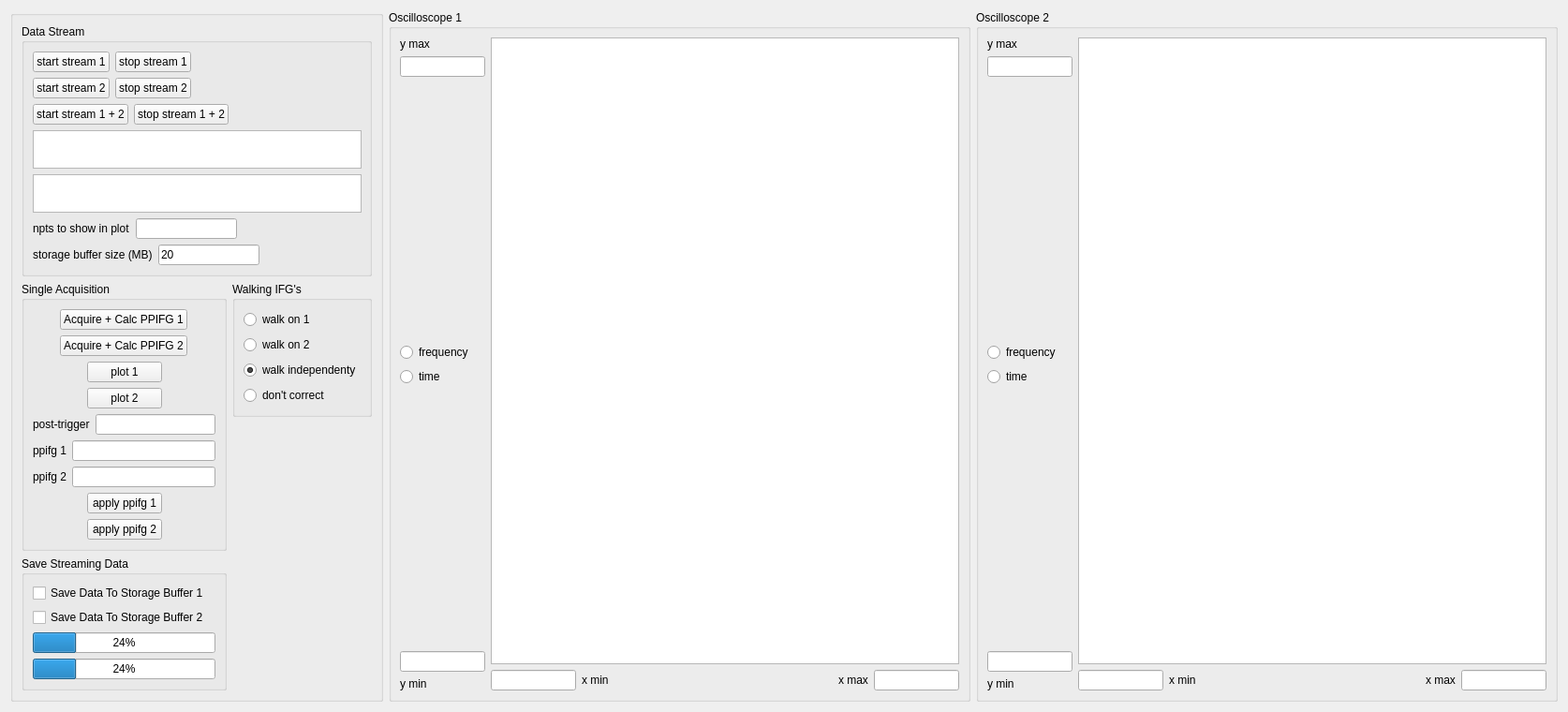
      <widget class="QWidget" name="tab">
       <attribute name="title">
        <string>Oscilloscope</string>
       </attribute>
       <layout class="QGridLayout" name="gridLayout_2">
        <item row="0" column="0">
         <widget class="QGroupBox" name="groupBox_5">
          <property name="maximumSize">
           <size>
            <width>398</width>
            <height>742</height>
           </size>
          </property>
          <property name="title">
           <string/>
          </property>
          <layout class="QGridLayout" name="gridLayout">
           <item row="0" column="0" colspan="2">
            <widget class="QGroupBox" name="groupBox_3">
             <property name="title">
              <string>Data Stream</string>
             </property>
             <layout class="QVBoxLayout" name="verticalLayout_4">
              <item>
               <layout class="QVBoxLayout" name="verticalLayout_3">
                <item>
                 <layout class="QHBoxLayout" name="horizontalLayout_4">
                  <item>
                   <widget class="QPushButton" name="btn_start_stream">
                    <property name="text">
                     <string>start stream 1</string>
                    </property>
                   </widget>
                  </item>
                  <item>
                   <widget class="QPushButton" name="btn_stop_stream">
                    <property name="text">
                     <string>stop stream 1</string>
                    </property>
                   </widget>
                  </item>
                  <item>
                   <spacer name="horizontalSpacer_6">
                    <property name="orientation">
                     <enum>Qt::Horizontal</enum>
                    </property>
                    <property name="sizeHint" stdset="0">
                     <size>
                      <width>40</width>
                      <height>20</height>
                     </size>
                    </property>
                   </spacer>
                  </item>
                 </layout>
                </item>
                <item>
                 <layout class="QHBoxLayout" name="horizontalLayout_16">
                  <item>
                   <widget class="QPushButton" name="btn_start_stream_2">
                    <property name="text">
                     <string>start stream 2</string>
                    </property>
                   </widget>
                  </item>
                  <item>
                   <widget class="QPushButton" name="btn_stop_stream_2">
                    <property name="text">
                     <string>stop stream 2</string>
                    </property>
                   </widget>
                  </item>
                  <item>
                   <spacer name="horizontalSpacer_14">
                    <property name="orientation">
                     <enum>Qt::Horizontal</enum>
                    </property>
                    <property name="sizeHint" stdset="0">
                     <size>
                      <width>40</width>
                      <height>20</height>
                     </size>
                    </property>
                   </spacer>
                  </item>
                 </layout>
                </item>
                <item>
                 <layout class="QHBoxLayout" name="horizontalLayout_17">
                  <item>
                   <widget class="QPushButton" name="btn_start_stream_3">
                    <property name="text">
                     <string>start stream 1 + 2</string>
                    </property>
                   </widget>
                  </item>
                  <item>
                   <widget class="QPushButton" name="btn_stop_stream_3">
                    <property name="text">
                     <string>stop stream 1 + 2</string>
                    </property>
                   </widget>
                  </item>
                  <item>
                   <spacer name="horizontalSpacer_15">
                    <property name="orientation">
                     <enum>Qt::Horizontal</enum>
                    </property>
                    <property name="sizeHint" stdset="0">
                     <size>
                      <width>40</width>
                      <height>20</height>
                     </size>
                    </property>
                   </spacer>
                  </item>
                 </layout>
                </item>
                <item>
                 <widget class="QTextBrowser" name="txtbws_stream_rate">
                  <property name="minimumSize">
                   <size>
                    <width>351</width>
                    <height>41</height>
                   </size>
                  </property>
                  <property name="maximumSize">
                   <size>
                    <width>351</width>
                    <height>41</height>
                   </size>
                  </property>
                 </widget>
                </item>
                <item>
                 <widget class="QTextBrowser" name="txtbws_stream_rate_2">
                  <property name="minimumSize">
                   <size>
                    <width>351</width>
                    <height>41</height>
                   </size>
                  </property>
                  <property name="maximumSize">
                   <size>
                    <width>351</width>
                    <height>41</height>
                   </size>
                  </property>
                 </widget>
                </item>
               </layout>
              </item>
              <item>
               <layout class="QHBoxLayout" name="horizontalLayout_7">
                <item>
                 <layout class="QFormLayout" name="formLayout">
                  <item row="0" column="0">
                   <widget class="QLabel" name="label_2">
                    <property name="text">
                     <string>npts to show in plot</string>
                    </property>
                   </widget>
                  </item>
                  <item row="0" column="1">
                   <widget class="QLineEdit" name="le_npts_to_plot"/>
                  </item>
                 </layout>
                </item>
                <item>
                 <spacer name="horizontalSpacer_7">
                  <property name="orientation">
                   <enum>Qt::Horizontal</enum>
                  </property>
                  <property name="sizeHint" stdset="0">
                   <size>
                    <width>40</width>
                    <height>20</height>
                   </size>
                  </property>
                 </spacer>
                </item>
               </layout>
              </item>
              <item>
               <layout class="QHBoxLayout" name="horizontalLayout_5">
                <item>
                 <layout class="QFormLayout" name="formLayout_2">
                  <item row="0" column="0">
                   <widget class="QLabel" name="label_4">
                    <property name="text">
                     <string>storage buffer size (MB)</string>
                    </property>
                   </widget>
                  </item>
                  <item row="0" column="1">
                   <widget class="QLineEdit" name="le_buffer_size_MB">
                    <property name="text">
                     <string>20</string>
                    </property>
                   </widget>
                  </item>
                 </layout>
                </item>
                <item>
                 <spacer name="horizontalSpacer_8">
                  <property name="orientation">
                   <enum>Qt::Horizontal</enum>
                  </property>
                  <property name="sizeHint" stdset="0">
                   <size>
                    <width>40</width>
                    <height>20</height>
                   </size>
                  </property>
                 </spacer>
                </item>
               </layout>
              </item>
             </layout>
            </widget>
           </item>
           <item row="1" column="0" rowspan="2">
            <widget class="QGroupBox" name="groupBox_2">
             <property name="title">
              <string>Single Acquisition</string>
             </property>
             <layout class="QVBoxLayout" name="verticalLayout">
              <item>
               <layout class="QHBoxLayout" name="horizontalLayout_2">
                <item>
                 <spacer name="horizontalSpacer_3">
                  <property name="orientation">
                   <enum>Qt::Horizontal</enum>
                  </property>
                  <property name="sizeHint" stdset="0">
                   <size>
                    <width>40</width>
                    <height>20</height>
                   </size>
                  </property>
                 </spacer>
                </item>
                <item>
                 <widget class="QPushButton" name="btn_single_acquire">
                  <property name="text">
                   <string>Acquire + Calc PPIFG 1</string>
                  </property>
                 </widget>
                </item>
                <item>
                 <spacer name="horizontalSpacer_2">
                  <property name="orientation">
                   <enum>Qt::Horizontal</enum>
                  </property>
                  <property name="sizeHint" stdset="0">
                   <size>
                    <width>40</width>
                    <height>20</height>
                   </size>
                  </property>
                 </spacer>
                </item>
               </layout>
              </item>
              <item>
               <layout class="QHBoxLayout" name="horizontalLayout_18">
                <item>
                 <spacer name="horizontalSpacer_9">
                  <property name="orientation">
                   <enum>Qt::Horizontal</enum>
                  </property>
                  <property name="sizeHint" stdset="0">
                   <size>
                    <width>40</width>
                    <height>20</height>
                   </size>
                  </property>
                 </spacer>
                </item>
                <item>
                 <widget class="QPushButton" name="btn_single_acquire_2">
                  <property name="text">
                   <string>Acquire + Calc PPIFG 2</string>
                  </property>
                 </widget>
                </item>
                <item>
                 <spacer name="horizontalSpacer_17">
                  <property name="orientation">
                   <enum>Qt::Horizontal</enum>
                  </property>
                  <property name="sizeHint" stdset="0">
                   <size>
                    <width>40</width>
                    <height>20</height>
                   </size>
                  </property>
                 </spacer>
                </item>
               </layout>
              </item>
              <item>
               <layout class="QHBoxLayout" name="horizontalLayout_14">
                <item>
                 <spacer name="horizontalSpacer_12">
                  <property name="orientation">
                   <enum>Qt::Horizontal</enum>
                  </property>
                  <property name="sizeHint" stdset="0">
                   <size>
                    <width>40</width>
                    <height>20</height>
                   </size>
                  </property>
                 </spacer>
                </item>
                <item>
                 <widget class="QPushButton" name="btn_plot">
                  <property name="text">
                   <string>plot 1</string>
                  </property>
                 </widget>
                </item>
                <item>
                 <spacer name="horizontalSpacer_13">
                  <property name="orientation">
                   <enum>Qt::Horizontal</enum>
                  </property>
                  <property name="sizeHint" stdset="0">
                   <size>
                    <width>40</width>
                    <height>20</height>
                   </size>
                  </property>
                 </spacer>
                </item>
               </layout>
              </item>
              <item>
               <layout class="QHBoxLayout" name="horizontalLayout_19">
                <item>
                 <spacer name="horizontalSpacer_18">
                  <property name="orientation">
                   <enum>Qt::Horizontal</enum>
                  </property>
                  <property name="sizeHint" stdset="0">
                   <size>
                    <width>40</width>
                    <height>20</height>
                   </size>
                  </property>
                 </spacer>
                </item>
                <item>
                 <widget class="QPushButton" name="btn_plot_2">
                  <property name="text">
                   <string>plot 2</string>
                  </property>
                 </widget>
                </item>
                <item>
                 <spacer name="horizontalSpacer_19">
                  <property name="orientation">
                   <enum>Qt::Horizontal</enum>
                  </property>
                  <property name="sizeHint" stdset="0">
                   <size>
                    <width>40</width>
                    <height>20</height>
                   </size>
                  </property>
                 </spacer>
                </item>
               </layout>
              </item>
              <item>
               <layout class="QFormLayout" name="formLayout_4">
                <item row="0" column="0">
                 <widget class="QLabel" name="label_3">
                  <property name="text">
                   <string>post-trigger</string>
                  </property>
                 </widget>
                </item>
                <item row="0" column="1">
                 <widget class="QLineEdit" name="le_npts_post_trigger"/>
                </item>
               </layout>
              </item>
              <item>
               <layout class="QFormLayout" name="formLayout_3">
                <item row="0" column="0">
                 <widget class="QLabel" name="label">
                  <property name="text">
                   <string>ppifg 1</string>
                  </property>
                 </widget>
                </item>
                <item row="0" column="1">
                 <widget class="QLineEdit" name="le_ppifg"/>
                </item>
               </layout>
              </item>
              <item>
               <layout class="QFormLayout" name="formLayout_7">
                <item row="0" column="0">
                 <widget class="QLabel" name="label_14">
                  <property name="text">
                   <string>ppifg 2</string>
                  </property>
                 </widget>
                </item>
                <item row="0" column="1">
                 <widget class="QLineEdit" name="le_ppifg_2"/>
                </item>
               </layout>
              </item>
              <item>
               <layout class="QHBoxLayout" name="horizontalLayout_10">
                <item>
                 <spacer name="horizontalSpacer_11">
                  <property name="orientation">
                   <enum>Qt::Horizontal</enum>
                  </property>
                  <property name="sizeHint" stdset="0">
                   <size>
                    <width>40</width>
                    <height>20</height>
                   </size>
                  </property>
                 </spacer>
                </item>
                <item>
                 <widget class="QPushButton" name="btn_apply_ppifg">
                  <property name="text">
                   <string>apply ppifg 1</string>
                  </property>
                 </widget>
                </item>
                <item>
                 <spacer name="horizontalSpacer_10">
                  <property name="orientation">
                   <enum>Qt::Horizontal</enum>
                  </property>
                  <property name="sizeHint" stdset="0">
                   <size>
                    <width>40</width>
                    <height>20</height>
                   </size>
                  </property>
                 </spacer>
                </item>
               </layout>
              </item>
              <item>
               <layout class="QHBoxLayout" name="horizontalLayout_21">
                <item>
                 <spacer name="horizontalSpacer_16">
                  <property name="orientation">
                   <enum>Qt::Horizontal</enum>
                  </property>
                  <property name="sizeHint" stdset="0">
                   <size>
                    <width>40</width>
                    <height>20</height>
                   </size>
                  </property>
                 </spacer>
                </item>
                <item>
                 <widget class="QPushButton" name="btn_apply_ppifg_2">
                  <property name="text">
                   <string>apply ppifg 2</string>
                  </property>
                 </widget>
                </item>
                <item>
                 <spacer name="horizontalSpacer_21">
                  <property name="orientation">
                   <enum>Qt::Horizontal</enum>
                  </property>
                  <property name="sizeHint" stdset="0">
                   <size>
                    <width>40</width>
                    <height>20</height>
                   </size>
                  </property>
                 </spacer>
                </item>
               </layout>
              </item>
             </layout>
            </widget>
           </item>
           <item row="1" column="1">
            <widget class="QGroupBox" name="groupBox_7">
             <property name="title">
              <string>Walking IFG's</string>
             </property>
             <layout class="QVBoxLayout" name="verticalLayout_11">
              <item>
               <widget class="QRadioButton" name="rbtn_walkon_1">
                <property name="text">
                 <string>walk on 1</string>
                </property>
               </widget>
              </item>
              <item>
               <widget class="QRadioButton" name="rbtn_walkon_2">
                <property name="text">
                 <string>walk on 2</string>
                </property>
                <property name="checked">
                 <bool>false</bool>
                </property>
               </widget>
              </item>
              <item>
               <widget class="QRadioButton" name="rbtn_walk_independently">
                <property name="text">
                 <string>walk independenty</string>
                </property>
                <property name="checked">
                 <bool>true</bool>
                </property>
               </widget>
              </item>
              <item>
               <widget class="QRadioButton" name="rbtn_dont_correct">
                <property name="text">
                 <string>don't correct</string>
                </property>
               </widget>
              </item>
             </layout>
            </widget>
           </item>
           <item row="2" column="1">
            <spacer name="horizontalSpacer_22">
             <property name="orientation">
              <enum>Qt::Horizontal</enum>
             </property>
             <property name="sizeHint" stdset="0">
              <size>
               <width>130</width>
               <height>20</height>
              </size>
             </property>
            </spacer>
           </item>
           <item row="3" column="0">
            <widget class="QGroupBox" name="groupBox_4">
             <property name="title">
              <string>Save Streaming Data</string>
             </property>
             <layout class="QVBoxLayout" name="verticalLayout_6">
              <item>
               <layout class="QHBoxLayout" name="horizontalLayout_3">
                <item>
                 <widget class="QCheckBox" name="chkbx_save_data">
                  <property name="text">
                   <string>Save Data To Storage Buffer 1</string>
                  </property>
                 </widget>
                </item>
                <item>
                 <spacer name="horizontalSpacer_4">
                  <property name="orientation">
                   <enum>Qt::Horizontal</enum>
                  </property>
                  <property name="sizeHint" stdset="0">
                   <size>
                    <width>40</width>
                    <height>20</height>
                   </size>
                  </property>
                 </spacer>
                </item>
               </layout>
              </item>
              <item>
               <layout class="QHBoxLayout" name="horizontalLayout_20">
                <item>
                 <widget class="QCheckBox" name="chkbx_save_data_2">
                  <property name="text">
                   <string>Save Data To Storage Buffer 2</string>
                  </property>
                 </widget>
                </item>
                <item>
                 <spacer name="horizontalSpacer_20">
                  <property name="orientation">
                   <enum>Qt::Horizontal</enum>
                  </property>
                  <property name="sizeHint" stdset="0">
                   <size>
                    <width>40</width>
                    <height>20</height>
                   </size>
                  </property>
                 </spacer>
                </item>
               </layout>
              </item>
              <item>
               <widget class="QProgressBar" name="progressBar">
                <property name="value">
                 <number>24</number>
                </property>
               </widget>
              </item>
              <item>
               <widget class="QProgressBar" name="progressBar_2">
                <property name="value">
                 <number>24</number>
                </property>
               </widget>
              </item>
             </layout>
            </widget>
           </item>
           <item row="3" column="1">
            <spacer name="verticalSpacer_2">
             <property name="orientation">
              <enum>Qt::Vertical</enum>
             </property>
             <property name="sizeHint" stdset="0">
              <size>
               <width>20</width>
               <height>134</height>
              </size>
             </property>
            </spacer>
           </item>
          </layout>
         </widget>
        </item>
        <item row="0" column="1">
         <layout class="QHBoxLayout" name="horizontalLayout_13">
          <item>
           <widget class="QGroupBox" name="groupBox">
            <property name="title">
             <string>Oscilloscope 1</string>
            </property>
            <layout class="QHBoxLayout" name="horizontalLayout_8">
             <item>
              <layout class="QHBoxLayout" name="horizontalLayout_6">
               <item>
                <layout class="QVBoxLayout" name="verticalLayout_9">
                 <item>
                  <widget class="QLabel" name="label_5">
                   <property name="text">
                    <string>y max</string>
                   </property>
                  </widget>
                 </item>
                 <item>
                  <widget class="QLineEdit" name="le_ifgplot_ymax">
                   <property name="maximumSize">
                    <size>
                     <width>91</width>
                     <height>16777215</height>
                    </size>
                   </property>
                  </widget>
                 </item>
                 <item>
                  <spacer name="verticalSpacer">
                   <property name="orientation">
                    <enum>Qt::Vertical</enum>
                   </property>
                   <property name="sizeHint" stdset="0">
                    <size>
                     <width>20</width>
                     <height>40</height>
                    </size>
                   </property>
                  </spacer>
                 </item>
                 <item>
                  <layout class="QVBoxLayout" name="verticalLayout_7">
                   <item>
                    <widget class="QRadioButton" name="rbtn_frequency">
                     <property name="text">
                      <string>frequency</string>
                     </property>
                    </widget>
                   </item>
                   <item>
                    <widget class="QRadioButton" name="rbtn_time">
                     <property name="text">
                      <string>time</string>
                     </property>
                    </widget>
                   </item>
                  </layout>
                 </item>
                 <item>
                  <spacer name="verticalSpacer_3">
                   <property name="orientation">
                    <enum>Qt::Vertical</enum>
                   </property>
                   <property name="sizeHint" stdset="0">
                    <size>
                     <width>20</width>
                     <height>40</height>
                    </size>
                   </property>
                  </spacer>
                 </item>
                 <item>
                  <widget class="QLineEdit" name="le_ifgplot_ymin">
                   <property name="maximumSize">
                    <size>
                     <width>91</width>
                     <height>16777215</height>
                    </size>
                   </property>
                  </widget>
                 </item>
                 <item>
                  <widget class="QLabel" name="label_6">
                   <property name="text">
                    <string>y min</string>
                   </property>
                  </widget>
                 </item>
                </layout>
               </item>
               <item>
                <layout class="QVBoxLayout" name="verticalLayout_2">
                 <item>
                  <widget class="PlotWidget" name="gv_ifgplot">
                   <property name="minimumSize">
                    <size>
                     <width>500</width>
                     <height>500</height>
                    </size>
                   </property>
                  </widget>
                 </item>
                 <item>
                  <layout class="QHBoxLayout" name="horizontalLayout">
                   <item>
                    <widget class="QLineEdit" name="le_ifgplot_xmin">
                     <property name="maximumSize">
                      <size>
                       <width>91</width>
                       <height>16777215</height>
                      </size>
                     </property>
                    </widget>
                   </item>
                   <item>
                    <widget class="QLabel" name="label_8">
                     <property name="text">
                      <string>x min</string>
                     </property>
                    </widget>
                   </item>
                   <item>
                    <spacer name="horizontalSpacer">
                     <property name="orientation">
                      <enum>Qt::Horizontal</enum>
                     </property>
                     <property name="sizeHint" stdset="0">
                      <size>
                       <width>40</width>
                       <height>20</height>
                      </size>
                     </property>
                    </spacer>
                   </item>
                   <item>
                    <widget class="QLabel" name="label_7">
                     <property name="text">
                      <string>x max</string>
                     </property>
                    </widget>
                   </item>
                   <item>
                    <widget class="QLineEdit" name="le_ifgplot_xmax">
                     <property name="maximumSize">
                      <size>
                       <width>91</width>
                       <height>16777215</height>
                      </size>
                     </property>
                    </widget>
                   </item>
                  </layout>
                 </item>
                </layout>
               </item>
              </layout>
             </item>
            </layout>
           </widget>
          </item>
          <item>
           <widget class="QGroupBox" name="groupBox_6">
            <property name="title">
             <string>Oscilloscope 2</string>
            </property>
            <layout class="QHBoxLayout" name="horizontalLayout_9">
             <item>
              <layout class="QHBoxLayout" name="horizontalLayout_11">
               <item>
                <layout class="QVBoxLayout" name="verticalLayout_10">
                 <item>
                  <widget class="QLabel" name="label_9">
                   <property name="text">
                    <string>y max</string>
                   </property>
                  </widget>
                 </item>
                 <item>
                  <widget class="QLineEdit" name="le_ifgplot_ymax_2">
                   <property name="maximumSize">
                    <size>
                     <width>91</width>
                     <height>16777215</height>
                    </size>
                   </property>
                  </widget>
                 </item>
                 <item>
                  <spacer name="verticalSpacer_4">
                   <property name="orientation">
                    <enum>Qt::Vertical</enum>
                   </property>
                   <property name="sizeHint" stdset="0">
                    <size>
                     <width>20</width>
                     <height>40</height>
                    </size>
                   </property>
                  </spacer>
                 </item>
                 <item>
                  <layout class="QVBoxLayout" name="verticalLayout_8">
                   <item>
                    <widget class="QRadioButton" name="rbtn_frequency_2">
                     <property name="text">
                      <string>frequency</string>
                     </property>
                    </widget>
                   </item>
                   <item>
                    <widget class="QRadioButton" name="rbtn_time_2">
                     <property name="text">
                      <string>time</string>
                     </property>
                    </widget>
                   </item>
                  </layout>
                 </item>
                 <item>
                  <spacer name="verticalSpacer_5">
                   <property name="orientation">
                    <enum>Qt::Vertical</enum>
                   </property>
                   <property name="sizeHint" stdset="0">
                    <size>
                     <width>20</width>
                     <height>40</height>
                    </size>
                   </property>
                  </spacer>
                 </item>
                 <item>
                  <widget class="QLineEdit" name="le_ifgplot_ymin_2">
                   <property name="maximumSize">
                    <size>
                     <width>91</width>
                     <height>16777215</height>
                    </size>
                   </property>
                  </widget>
                 </item>
                 <item>
                  <widget class="QLabel" name="label_10">
                   <property name="text">
                    <string>y min</string>
                   </property>
                  </widget>
                 </item>
                </layout>
               </item>
               <item>
                <layout class="QVBoxLayout" name="verticalLayout_5">
                 <item>
                  <widget class="PlotWidget" name="gv_ifgplot_2">
                   <property name="minimumSize">
                    <size>
                     <width>500</width>
                     <height>500</height>
                    </size>
                   </property>
                  </widget>
                 </item>
                 <item>
                  <layout class="QHBoxLayout" name="horizontalLayout_12">
                   <item>
                    <widget class="QLineEdit" name="le_ifgplot_xmin_2">
                     <property name="maximumSize">
                      <size>
                       <width>91</width>
                       <height>16777215</height>
                      </size>
                     </property>
                    </widget>
                   </item>
                   <item>
                    <widget class="QLabel" name="label_11">
                     <property name="text">
                      <string>x min</string>
                     </property>
                    </widget>
                   </item>
                   <item>
                    <spacer name="horizontalSpacer_5">
                     <property name="orientation">
                      <enum>Qt::Horizontal</enum>
                     </property>
                     <property name="sizeHint" stdset="0">
                      <size>
                       <width>40</width>
                       <height>20</height>
                      </size>
                     </property>
                    </spacer>
                   </item>
                   <item>
                    <widget class="QLabel" name="label_12">
                     <property name="text">
                      <string>x max</string>
                     </property>
                    </widget>
                   </item>
                   <item>
                    <widget class="QLineEdit" name="le_ifgplot_xmax_2">
                     <property name="maximumSize">
                      <size>
                       <width>91</width>
                       <height>16777215</height>
                      </size>
                     </property>
                    </widget>
                   </item>
                  </layout>
                 </item>
                </layout>
               </item>
              </layout>
             </item>
            </layout>
           </widget>
          </item>
         </layout>
        </item>
       </layout>
      </widget>
